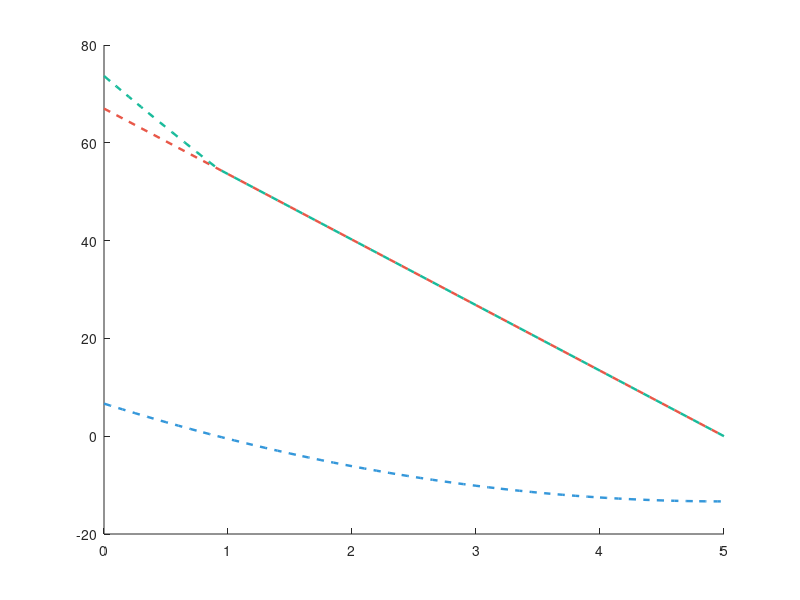

This chart was generated by the following MATLAB code:
% 驗證另一種演算法的正確性
clc; clear; close all;


maxDL = 20;
maxEQ = 67;

beamLength = 10;

x = 0 : 0.01 : beamLength;
xLength = length(x);

midline = zeros(1, xLength);

ratio = 1 : -0.01 : 0;
ratioLength = length(ratio);
xAnother = linspace(0, beamLength / 2, ratioLength);

DL = - maxDL * 2 / 3 + 4 * maxDL * (x / beamLength - 0.5) .^ 2;
DLAnother = - (1 - ratio .^ 2) * maxDL + maxDL / 3;
EQ = ratio * maxEQ;

demand = DLAnother .* (DLAnother >= 0) + EQ;

greenColor = [26 188 156] / 256;
blueColor = [52 152 219] / 256;
redColor = [233 88 73] / 256;
grayColor = [0.5 0.5 0.5];
bgColor = [247 247 247] / 256;

% 1
figure;
hold on;
% plot(x, DL, '-.', 'Color', greenColor, 'LineWidth', 1.75);
plot(xAnother, DLAnother, '--', 'Color', blueColor, 'LineWidth', 1.75);
plot(xAnother, EQ, '--', 'Color', redColor, 'LineWidth', 1.75);
plot(xAnother, demand, '--', 'Color', greenColor, 'LineWidth', 1.75);
